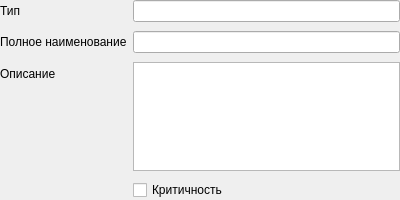
<?xml version="1.0" encoding="UTF-8"?>
<ui version="4.0">
 <class>Dialog</class>
 <widget class="QDialog" name="Dialog">
  <property name="geometry">
   <rect>
    <x>0</x>
    <y>0</y>
    <width>400</width>
    <height>200</height>
   </rect>
  </property>
  <property name="minimumSize">
   <size>
    <width>400</width>
    <height>200</height>
   </size>
  </property>
  <property name="windowTitle">
   <string>Dialog</string>
  </property>
  <layout class="QFormLayout" name="formLayout">
   <property name="fieldGrowthPolicy">
    <enum>QFormLayout::AllNonFixedFieldsGrow</enum>
   </property>
   <property name="horizontalSpacing">
    <number>6</number>
   </property>
   <property name="verticalSpacing">
    <number>9</number>
   </property>
   <property name="margin">
    <number>0</number>
   </property>
   <item row="0" column="0">
    <widget class="QLabel" name="label">
     <property name="minimumSize">
      <size>
       <width>120</width>
       <height>0</height>
      </size>
     </property>
     <property name="text">
      <string>Тип</string>
     </property>
     <property name="buddy">
      <cstring>leDefectType</cstring>
     </property>
    </widget>
   </item>
   <item row="0" column="1">
    <widget class="QLineEdit" name="leDefectType">
     <property name="minimumSize">
      <size>
       <width>150</width>
       <height>0</height>
      </size>
     </property>
     <property name="field" stdset="0">
      <string>defecttype</string>
     </property>
    </widget>
   </item>
   <item row="1" column="0">
    <widget class="QLabel" name="label_4">
     <property name="minimumSize">
      <size>
       <width>120</width>
       <height>0</height>
      </size>
     </property>
     <property name="text">
      <string>Полное наименование</string>
     </property>
     <property name="buddy">
      <cstring>leFullName</cstring>
     </property>
    </widget>
   </item>
   <item row="1" column="1">
    <widget class="QLineEdit" name="leFullName">
     <property name="minimumSize">
      <size>
       <width>150</width>
       <height>0</height>
      </size>
     </property>
     <property name="field" stdset="0">
      <string>fullname</string>
     </property>
    </widget>
   </item>
   <item row="2" column="0">
    <widget class="QLabel" name="label_5">
     <property name="minimumSize">
      <size>
       <width>120</width>
       <height>0</height>
      </size>
     </property>
     <property name="text">
      <string>Описание</string>
     </property>
     <property name="buddy">
      <cstring>teDescription</cstring>
     </property>
    </widget>
   </item>
   <item row="2" column="1">
    <widget class="QPlainTextEdit" name="teDescription">
     <property name="field" stdset="0">
      <string>description</string>
     </property>
    </widget>
   </item>
   <item row="3" column="1">
    <widget class="QCheckBox" name="checkBox">
     <property name="text">
      <string>Критичность</string>
     </property>
     <property name="checked">
      <bool>false</bool>
     </property>
     <property name="field" stdset="0">
      <string>iscritical</string>
     </property>
    </widget>
   </item>
  </layout>
 </widget>
 <resources>
  <include location="ico.qrc"/>
 </resources>
 <connections/>
</ui>
